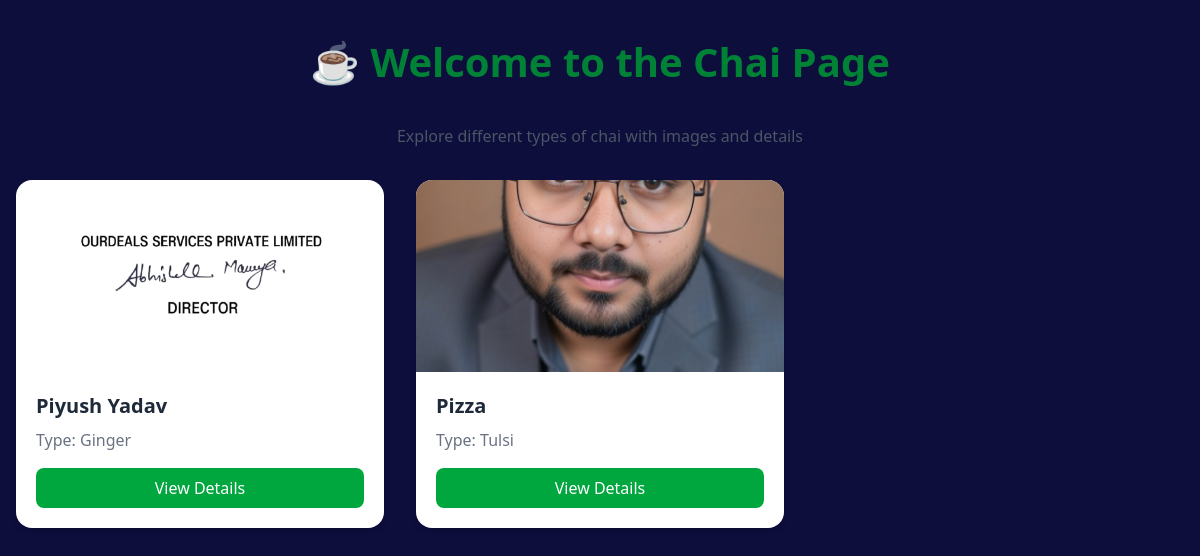
The app's page /chai/, older data.
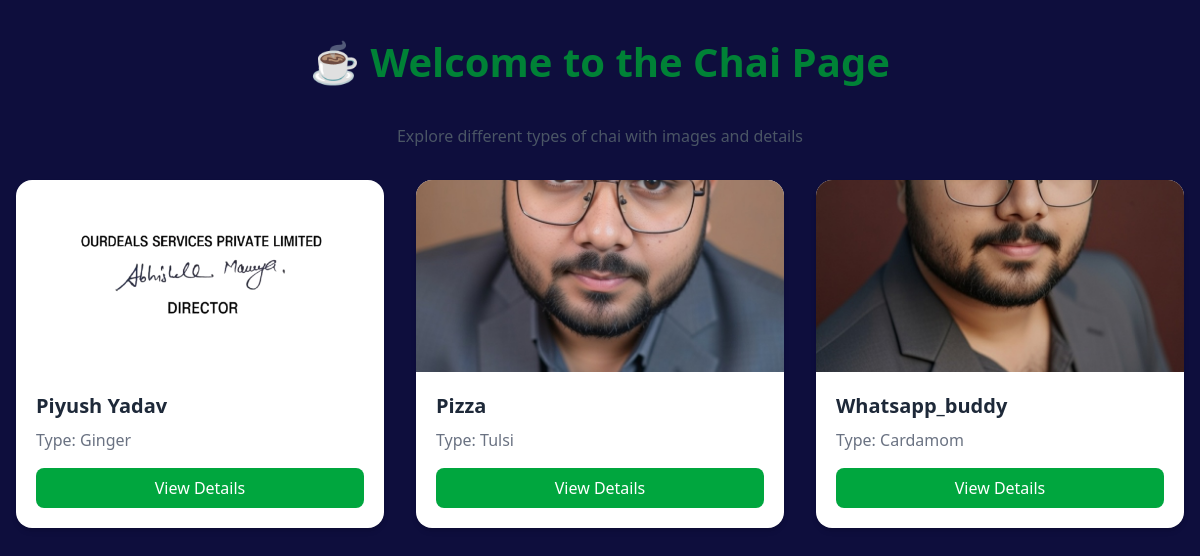
The same page, newer data.
### chai/models.py (models this page shows, shortened)
class chaiVarity(models.Model):
    CHAI_TYPES_CHOICES = [
        ('ML', 'Masala'),
        ('GR', 'Ginger'),
        ('CD', 'Cardamom'),
        ('TL', 'Tulsi'),
        ('LM', 'Lemon'),
        ('SP', 'Spices'),
        ('PL', 'Plain'),
    ]
    name=models.CharField(max_length=100)
    image=models.ImageField(upload_to='chais/')
    date_added=models.DateTimeField(default=timezone.now)
    type=models.CharField(max_length=2, choices=CHAI_TYPES_CHOICES)
    description=models.TextField(default='')
    price=models.DecimalField(max_digits=5, decimal_places=2)

### chai/views.py (the view)
# urls.py: path('', views.all_chai, name='all_chai'),
def all_chai(request):
    chais = chaiVarity.objects.all()
    return render(request, 'chai/all_chai.html', {'chais': chais})

### chai/templates/chai/all_chai.html (shortened to what this page needs)
{% extends 'layout.html' %}
{% block content %}
<div class="max-w-7xl mx-auto px-4 py-10">
  <h1 class="text-4xl font-bold text-center text-green-700 mb-10">
    ☕ Welcome to the Chai Page
  </h1>
  <p class="text-center text-gray-600 mb-8">
    Explore different types of chai with images and details
  </p>
  <div class="grid grid-cols-1 sm:grid-cols-2 lg:grid-cols-3 gap-8">
    {% for chai in chais %}
    <div class="bg-white rounded-2xl shadow-md hover:shadow-xl transition duration-300 overflow-hidden">
      <img
        src="{{ chai.image.url }}"
        alt="{{ chai.name }}"
        class="w-full h-48 object-cover"
      />
      <div class="p-5">
        <h2 class="text-xl font-semibold text-gray-800 mb-2">
          {{ chai.name }}
        </h2>
        <p class="text-gray-500 mb-3">
          Type: {{ chai.get_type_display }}
        </p>
        <a
          href="{% url 'chai_detail' chai.id %}"
          class="block text-center mt-4 w-full bg-green-600 text-white py-2 rounded-lg hover:bg-green-700 transition"
        >
          View Details
        </a>
      </div>
    </div>
    {% endfor %}
  </div>
</div>
{% endblock %}

### templates/layout.html (shortened to what this page needs)
{% load tailwind_tags %}
{% load static %}
<!DOCTYPE html>
<html lang="en">
<head>
    <link rel="stylesheet" href="{% static 'static/style.css' %}">
    {% tailwind_css %}
</head>
<body>
    {% block content %}{% endblock %}
</body>
</html>

### static/style.css (style rules this page uses)
body { background-color: #0e0e3d; color: white; }
h1 { text-align: center; font-size: 2.5em; }

Row changes from the older to the newer data that the page shows:
added chaiVarity: image (picture), name "Whatsapp_buddy", type "Cardamom"
